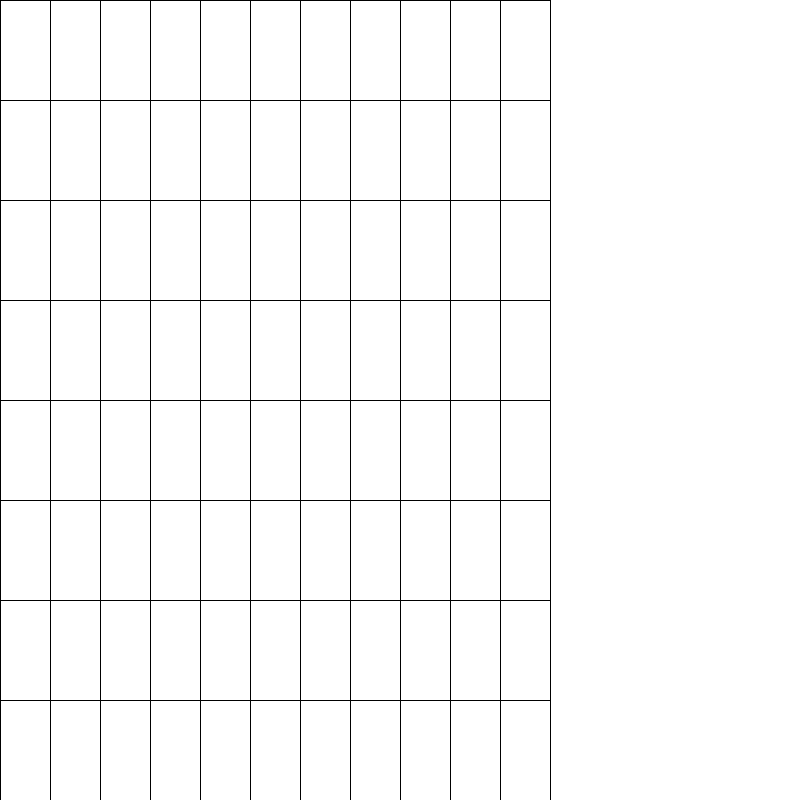
Frame 1 (no input)
Frame 60 (the mouse pressed at the canvas centre just before this capture): identical to frame 1, image omitted
Frame 120 (the mouse held since frame 60 and released just before this capture): identical to frame 1, image omitted

The Processing sketch that drew this single still picture (run headless with seeded random() and noise(); from frame 60 on, the mouse is pressed at the canvas centre):

// Processing sketch: sketch_10160314231005a
// ── sketch_10160314231005a.pde
void setup()
{
   size(800,800);
   
}
int [][] card = new int[8][11];
void draw()
{
   background(255);
   for(int i=0;i<8;i++)
   {
      for(int j=0; j<11;j++)
      {
         rect(j*50, i*100, 50, 100); 
      }
   }
}
